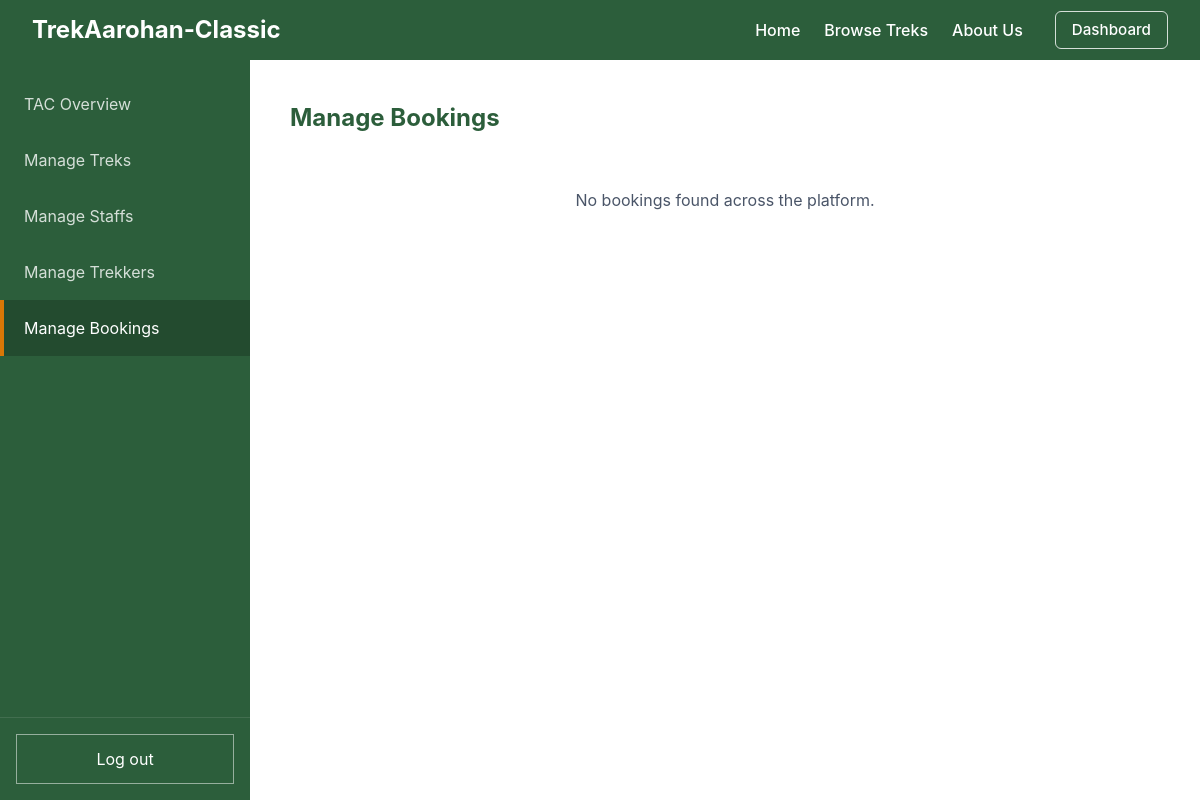
Before: /admin/bookings (signed in) with the older database file.
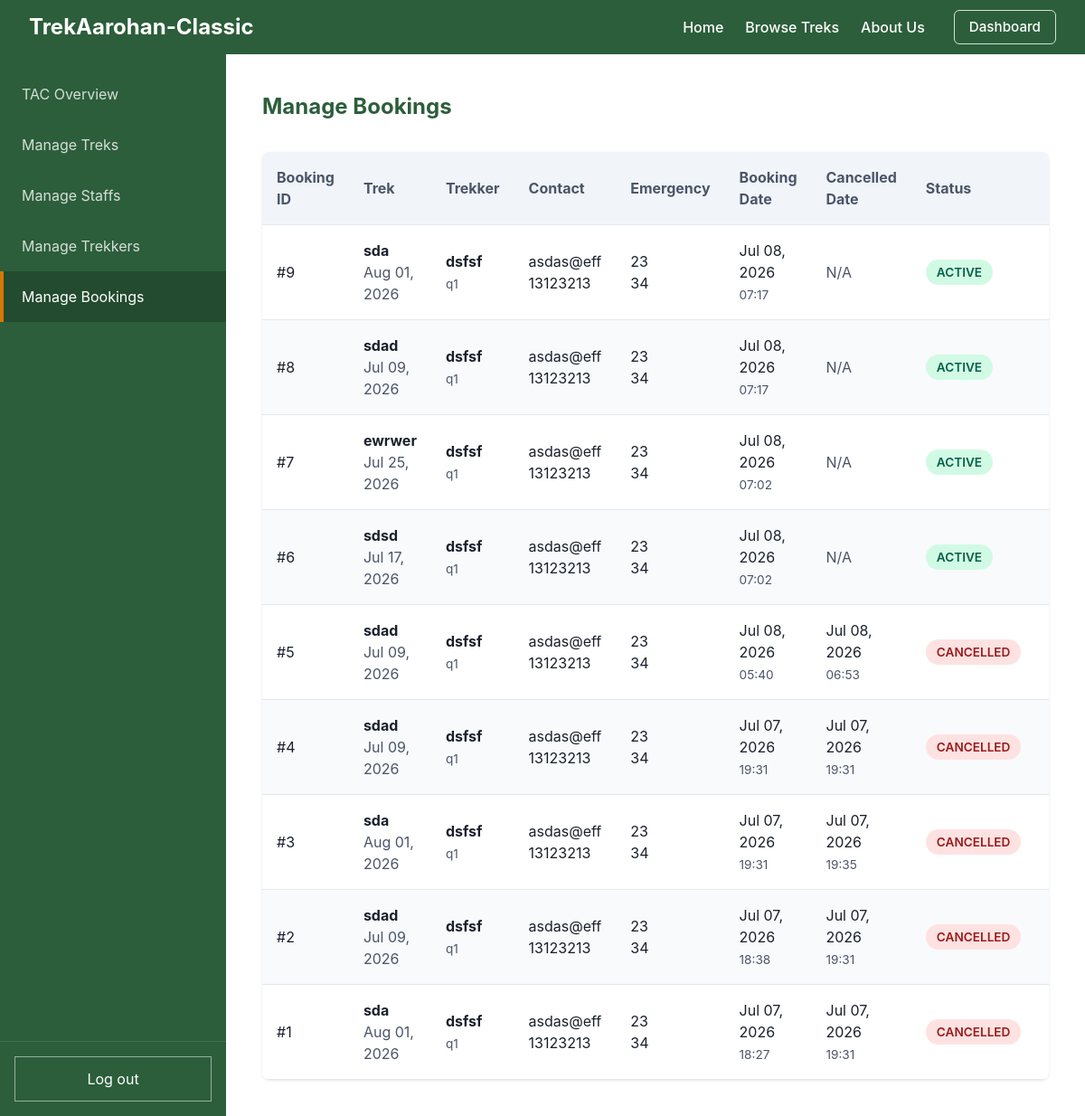
After: the same page with the newer database file.
### models.py (models this page shows)
class Booking(db.Model):
    __tablename__ = "booking"
    id = db.Column(db.Integer, primary_key=True, autoincrement=True)
    user_id = db.Column(db.Integer, db.ForeignKey("user.id"), nullable=False)
    trek_id = db.Column(db.Integer, db.ForeignKey("trek.id"), nullable=False)
    booking_date = db.Column(db.DateTime, default=datetime.utcnow, nullable=False)
    cancelled_date = db.Column(db.DateTime, nullable=True)
    status = db.Column(db.String(20), default="booked", nullable=False)

class Trek(db.Model):
    __tablename__ = "trek"
    id = db.Column(db.Integer, primary_key=True, autoincrement=True)
    name = db.Column(db.String(100), nullable=False)
    location = db.Column(db.String(100), nullable=False)
    description = db.Column(db.Text, nullable=True)
    difficulty = db.Column(db.String(20), nullable=False)
    start_date = db.Column(db.Date, nullable=False)
    end_date = db.Column(db.Date, nullable=False)
    slots_available = db.Column(db.Integer, nullable=False)
    price = db.Column(db.Float, default=0.0, nullable=False)
    status = db.Column(db.String(20), default="open", nullable=False)
    cover_image = db.Column(db.String(255), nullable=True)
    assigned_staff_id = db.Column(db.Integer, db.ForeignKey("user.id"), nullable=False)
    bookings = db.relationship("Booking", backref="trek", lazy=True)

class User(db.Model, UserMixin):
    __tablename__ = "user"
    id = db.Column(db.Integer, primary_key=True, autoincrement=True)
    username = db.Column(db.String(50), unique=True, nullable=False)
    password = db.Column(db.String(255), nullable=False)
    name = db.Column(db.String(100), nullable=False)
    email = db.Column(db.String(120), unique=True, nullable=False)
    phone = db.Column(db.String(20), nullable=False)
    role = db.Column(db.Integer, default=0, nullable=False)
    emergency_phone = db.Column(db.String(20), nullable=True)
    emergency_relation = db.Column(db.String(50), nullable=True)
    experience = db.Column(db.Text, nullable=True)  # Used for Staff
    is_approved = db.Column(db.Boolean, default=False)  # Used for Staff
    is_blacklisted = db.Column(db.Boolean, default=False)
    assigned_treks = db.relationship("Trek", backref="staff", lazy=True)
    bookings = db.relationship("Booking", backref="user", lazy=True)

### app.py (the view)
    @app.route("/admin/bookings")
    @login_required
    def admin_bookings():
        if current_user.role != 2:
            return redirect(url_for("home"))
        bookings = Booking.query.order_by(Booking.booking_date.desc()).all()
        return render_template("admin_bookings.html", bookings=bookings)

### templates/admin_bookings.html (shortened to what this page needs)
{% extends "admin_base.html" %}
{% set active_page = "bookings" %}
{% block dashboard_content %}
    <h2>Manage Bookings</h2>
    {% if bookings %}
    <div class="data-table-wrapper" style="margin-top: 2rem;">
        <table class="data-table">
                <thead>
                    <tr>
                        <th>Booking ID</th>
                        <th>Trek</th>
                        <th>Trekker</th>
                        <th>Contact</th>
                        <th>Emergency</th>
                        <th>Booking Date</th>
                        <th>Cancelled Date</th>
                        <th>Status</th>
                        <th>Actions</th>
                    </tr>
                </thead>
                <tbody>
                    {% for booking in bookings %}
                    <tr>
                        <td>#{{ booking.id }}</td>
                        <td>
                            <strong>{{ booking.trek.name }}</strong><br>
                            <span style="color: var(--secondary-color);">{{ booking.trek.start_date.strftime("%b %d, %Y") }}</span>
                        </td>
                        <td>
                            <strong>{{ booking.user.name }}</strong><br>
                            <span style="font-size: 0.85rem; color: var(--secondary-color);">{{ booking.user.username }}</span>
                        </td>
                        <td>
                            {{ booking.user.email }}<br>
                            {{ booking.user.phone or "N/A" }}
                        </td>
                        <td>
                            {% if not booking.user.emergency_phone and not booking.user.emergency_relation %}
                                <span style="color: var(--secondary-color);">N/A</span>
                            {% else %}
                                {{ booking.user.emergency_relation or "N/A" }}<br>
                                {{ booking.user.emergency_phone or "N/A" }}
                            {% endif %}
                        </td>
                        <td>
                            {{ booking.booking_date.strftime("%b %d, %Y") }}<br>
                            <span style="color: var(--secondary-color); font-size: 0.85rem;">{{ booking.booking_date.strftime("%H:%M") }}</span>
                        </td>
                        <td>
                            {% if booking.cancelled_date %}
                                {{ booking.cancelled_date.strftime("%b %d, %Y") }}<br>
                                <span style="color: var(--secondary-color); font-size: 0.85rem;">{{ booking.cancelled_date.strftime("%H:%M") }}</span>
                            {% else %}
                                <span style="color: var(--secondary-color);">N/A</span>
                            {% endif %}
                        </td>
                        <td>
                            {% if booking.status == 'booked' %}
                                <span class="badge badge-active">Active</span>
                            {% elif booking.status == 'cancelled' %}
                                <span class="badge badge-blacklisted">Cancelled</span>
                            {% else %}
                                <span class="badge badge-approved">Completed</span>
                            {% endif %}
                        </td>
                        <td>
                        </td>
                    </tr>
                    {% endfor %}
                </tbody>
            </table>
        </div>
        {% else %}
        <p style="color: var(--secondary-color); text-align: center; padding: 2rem 0;">No bookings found across the platform.</p>
        {% endif %}
{% endblock %}

Changed rows visible on the page:
added Booking: id "9", trek.name "sda", trek.start_date "Aug 01, 2026", user.name "dsfsf", user.username "q1", user.email "asdas@eff", user "13123213", user "23", user "34", booking_date "Jul 08, 2026", booking_date "07:17", shows "N/A", status "ACTIVE"
added Booking: id "8", trek.name "sdad", trek.start_date "Jul 09, 2026", user.name "dsfsf", user.username "q1", user.email "asdas@eff", user "13123213", user "23", user "34", booking_date "Jul 08, 2026", booking_date "07:17", shows "N/A", status "ACTIVE"
added Booking: id "7", trek.name "ewrwer", trek.start_date "Jul 25, 2026", user.name "dsfsf", user.username "q1", user.email "asdas@eff", user "13123213", user "23", user "34", booking_date "Jul 08, 2026", booking_date "07:02", shows "N/A", status "ACTIVE"
added Booking: id "6", trek.name "sdsd", trek.start_date "Jul 17, 2026", user.name "dsfsf", user.username "q1", user.email "asdas@eff", user "13123213", user "23", user "34", booking_date "Jul 08, 2026", booking_date "07:02", shows "N/A", status "ACTIVE"
added Booking: id "5", trek.name "sdad", trek.start_date "Jul 09, 2026", user.name "dsfsf", user.username "q1", user.email "asdas@eff", user "13123213", user "23", user "34", booking_date "Jul 08, 2026", booking_date "05:40", cancelled_date "Jul 08, 2026", cancelled_date "06:53", status "CANCELLED"
added Booking: id "4", trek.name "sdad", trek.start_date "Jul 09, 2026", user.name "dsfsf", user.username "q1", user.email "asdas@eff", user "13123213", user "23", user "34", booking_date "Jul 07, 2026", booking_date "19:31", cancelled_date "Jul 07, 2026", cancelled_date "19:31", status "CANCELLED"
added Booking: id "3", trek.name "sda", trek.start_date "Aug 01, 2026", user.name "dsfsf", user.username "q1", user.email "asdas@eff", user "13123213", user "23", user "34", booking_date "Jul 07, 2026", booking_date "19:31", cancelled_date "Jul 07, 2026", cancelled_date "19:35", status "CANCELLED"
added Booking: id "2", trek.name "sdad", trek.start_date "Jul 09, 2026", user.name "dsfsf", user.username "q1", user.email "asdas@eff", user "13123213", user "23", user "34", booking_date "Jul 07, 2026", booking_date "18:38", cancelled_date "Jul 07, 2026", cancelled_date "19:31", status "CANCELLED"
added Booking: id "1", trek.name "sda", trek.start_date "Aug 01, 2026", user.name "dsfsf", user.username "q1", user.email "asdas@eff", user "13123213", user "23", user "34", booking_date "Jul 07, 2026", booking_date "18:27", cancelled_date "Jul 07, 2026", cancelled_date "19:31", status "CANCELLED"
Other visible differences:
text no longer shown: "No bookings found across the platform."
text now shown: "Booking ID Trek Trekker Contact Emergency Booking Date Cancelled Date Status"
